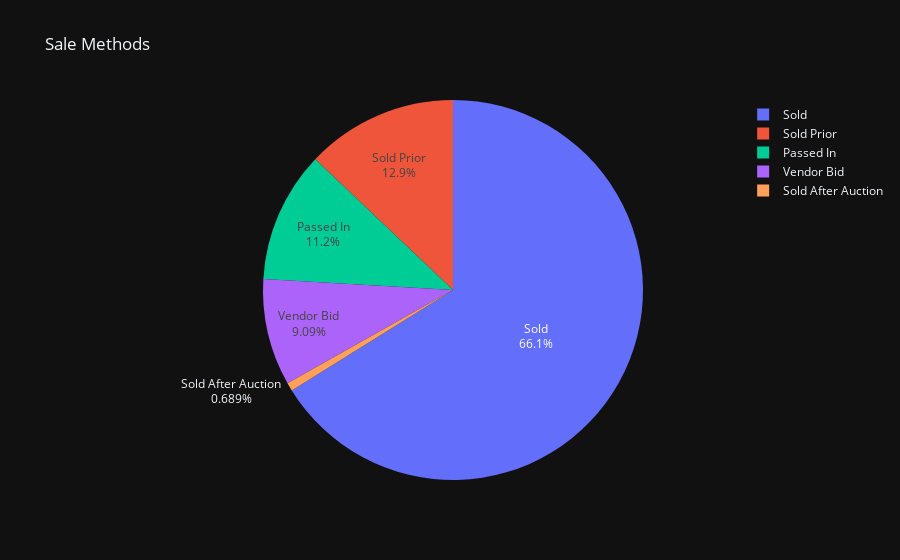

Notebook cell for this chart:
### Markdown cell above
## Sale Methods in the Melbourne Housing Market

### Code cell
Sale_method = df_cleaned['Method'].value_counts()
fig = px.pie(values = Sale_method,
             names = ['Sold', 'Sold Prior', 'Passed In', 'Vendor Bid', 'Sold After Auction'],
             template = 'plotly_dark',
             title = 'Sale Methods'
             ).update_traces(textinfo='label+percent')
fig.show()

### Figure 1 — Plotly figure (JSON) as saved in the notebook; plotly's stock layout.template omitted (floating-point values rounded to 4 significant figures)
{"data": [{"domain": {"x": [0, 1], "y": [0, 1]}, "hovertemplate": "label=%{label}<br>value=%{value}<extra></extra>", "labels": ["Sold", "Sold Prior", "Passed In", "Vendor Bid", "Sold After Auction"], "legendgroup": "", "name": "", "showlegend": true, "textinfo": "label+percent", "type": "pie", "values": [10077, 1967, 1703, 1385, 105]}], "layout": {"legend": {"tracegroupgap": 0}, "title": {"text": "Sale Methods"}}}
